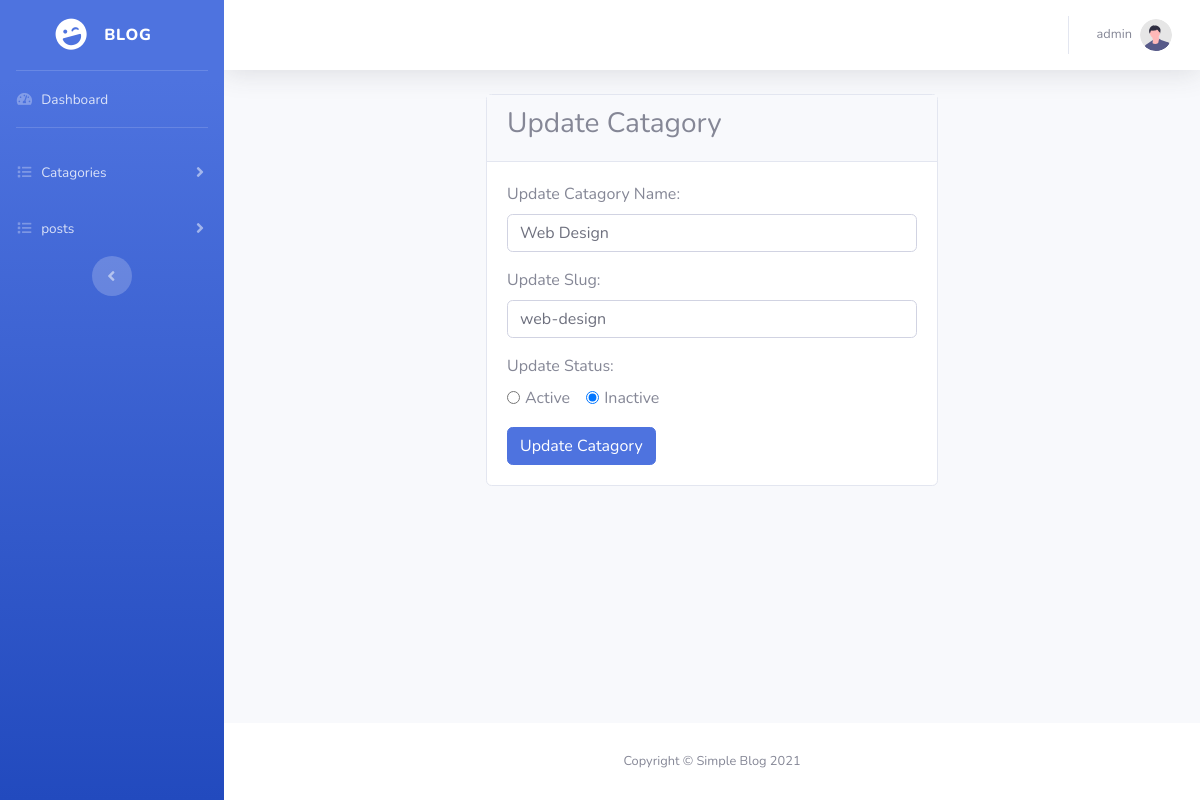
The app's page /admin/index.php?page=update_catagory&&update=8 (signed in) with its own data.
### tables this page shows
CREATE TABLE `categories` (
  `id` int(2) NOT NULL,
  `name` varchar(40) NOT NULL,
  `slug` varchar(40) NOT NULL,
  `status` tinyint(1) NOT NULL DEFAULT 1,
  `created_by` varchar(2) NOT NULL,
  `created_at` timestamp NOT NULL DEFAULT current_timestamp(),
  `updated_at` timestamp NOT NULL DEFAULT current_timestamp() ON UPDATE current_timestamp()
);

### admin/update_catagory.php (the view, shortened to what this page needs)
<?php
    $id = $_GET['update'];
    $showCatagory = mysqli_query($conn,"SELECT * FROM `categories` WHERE `id`=$id");
?>
<div class="row justify-content-md-center">
    <div class="col-md-6">
        <div class="card">
            <div class="card-header">
                <h3>Update Catagory</h3>
            </div>
            <div class="card-body">
                <form method="post" action="">
                    <?php while ($viewCatagory = mysqli_fetch_assoc($showCatagory)){  ?>
                    <div class="mb-3">
                        <label for="update_catagory_name" class="form-label">Update Catagory Name:</label>
                        <input type="text" class="form-control" id="update_catagory_name" name="update_catagory_name" value="<?php echo $viewCatagory['name']; ?>" onkeyup="string_to_slug(this.value)">
                    </div>
                    <div class="mb-3">
                        <label for="update_catagory_slug" class="form-label">Update Slug:</label>
                        <input type="text" class="form-control" id="catagory_slug" name="update_catagory_slug" value="<?php echo $viewCatagory['slug']; ?>" >
                    </div>
                    <div class="mb-3">
                        <label for="update_catagory_status" class="form-label">Update Status:</label>
                        <div>
                            <div class="form-check form-check-inline">
                                <input class="form-check-input" type="radio" name="update_catagory_status" id="update_catagory_status" value="1" <?php if ($viewCatagory['status']==1){ echo "checked";} ?>>
                                <label class="form-check-label" for="update_catagory_status">Active</label>
                            </div>
                            <div class="form-check form-check-inline">
                                <input class="form-check-input" type="radio" name="update_catagory_status" id="update_catagory_status" value="0"<?php if ($viewCatagory['status']==0){ echo "checked";} ?>>
                                <label class="form-check-label" for="update_catagory_status">Inactive</label>
                            </div>
                        </div>
                    </div>
                    <input name="update_Catagory" type="submit" class="btn btn-primary" value="Update Catagory">
                    <?php } ?>
                </form>
            </div>
        </div>
    </div>
</div>

### records on screen
categories: update_catagory_name "Web Design", update_catagory_slug "web-design", status "☐ Update Status:", status "☑"

### other values on screen
$_SESSION['userName'] "admin"
